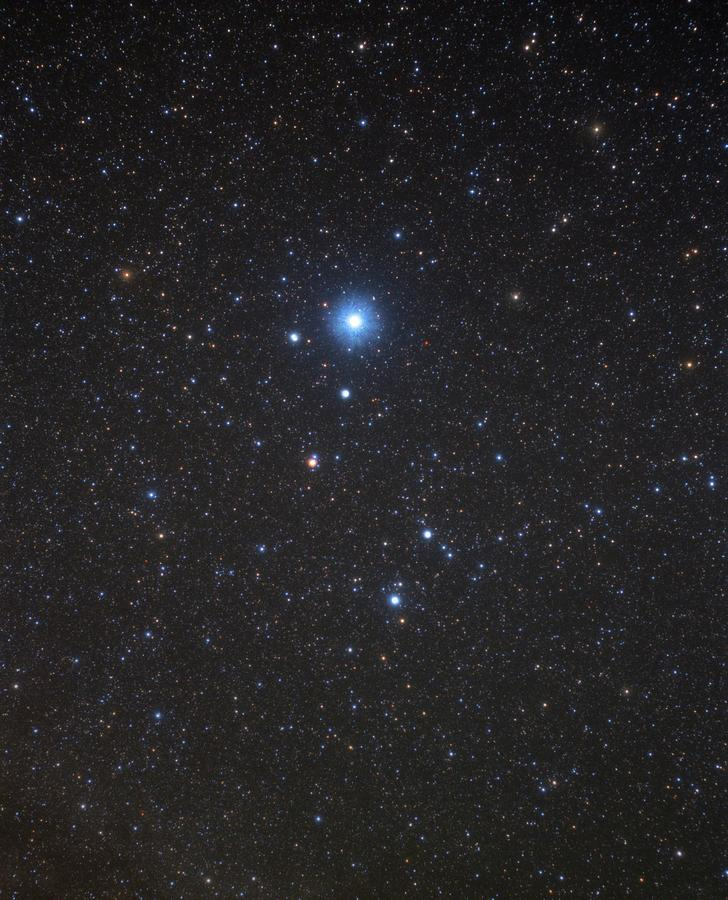
#> input picture test/targets/lyra/img/lyra_haar_test_003.jpg, 728 x 900 px, given in place of lyra_haar_test_003.jpglyra_haar_test_003.jpg, which was not available
$ python alg_1.0.0.py img/lyra_haar_test_003.jpg ../../../constellation-recognition/img/ursa_major_1.jpg
#> lines starting #> are read from the running program, lines starting #| are printed output that depends on the picture; after the words box and inside, x2 and y2 are one past the last pixel; in counts of white or black regions, pixels touching at a corner belong together; pictures that were not available may be replaced by others from this repository, and a replacement may not be noted
import sys
import os
from os import path
import cv2
import numpy as np
import math
from matplotlib import pyplot as plt


# Constants --------------------------------------- START
# USED RGB COLORS
RGB_WHITE = (255, 255, 255)
RGB_BLACK = (0, 0, 0)
RBG_GREEN = (0, 255, 0)

# USED BRIGHTNESS, CONTRAST AND GAMMA VALUES
BRIGHTNESS = 20
CONTRAST = 2.0
GAMMA = 0.2

# USED CONTOUR AREA PRECISSION
MIN_CONTOUR_AREA_PRECISION = 0.18
if(len(sys.argv) > 2):
    MIN_CONTOUR_AREA_PRECISION = sys.argv[2]

# USED MARK SIZE
MARK_SIZE_PERCENTAGE = 0.05
# Constants --------------------------------------- END

# Functions --------------------------------------- START
# GAMMA CORRECTION
def gammaCorrection(img, gamma):
    invGamma = 1 / gamma
    table = [((i / 255) ** invGamma) * 255 for i in range(256)]
    table = np.array(table, np.uint8)
    return cv2.LUT(img, table)
# Functions --------------------------------------- END

if len(sys.argv) < 2:
    print("No path to image set defined! Exiting...")
    exit()

# Algorithm --------------------------------------- START
location = str(sys.argv[1]) #'C:/Users/easmsma/Desktop/Diplomski/constellation-recognition/constellation-recognition/targets/lyra/positive/'
output = location + '/output/'

if not os.path.exists(output) != False:
    print("Creating directory: " + output)
    os.mkdir(output)

counter = 0

for file in os.listdir(location):
    if file.endswith(".jpg"):
        print(file)
        # READ IMAGE (RGB and BW)
        img_rgb = cv2.imread(location + file)
#> img_rgb is the input picture: shape (900, 728, 3); mean B, G, R 36.9, 35.1, 35.9

        # CONTRAST, BRIGHTNESS AND GAMMA CORRECTIONS
        adjusted = cv2.convertScaleAbs(img_rgb, alpha=CONTRAST, beta=BRIGHTNESS)
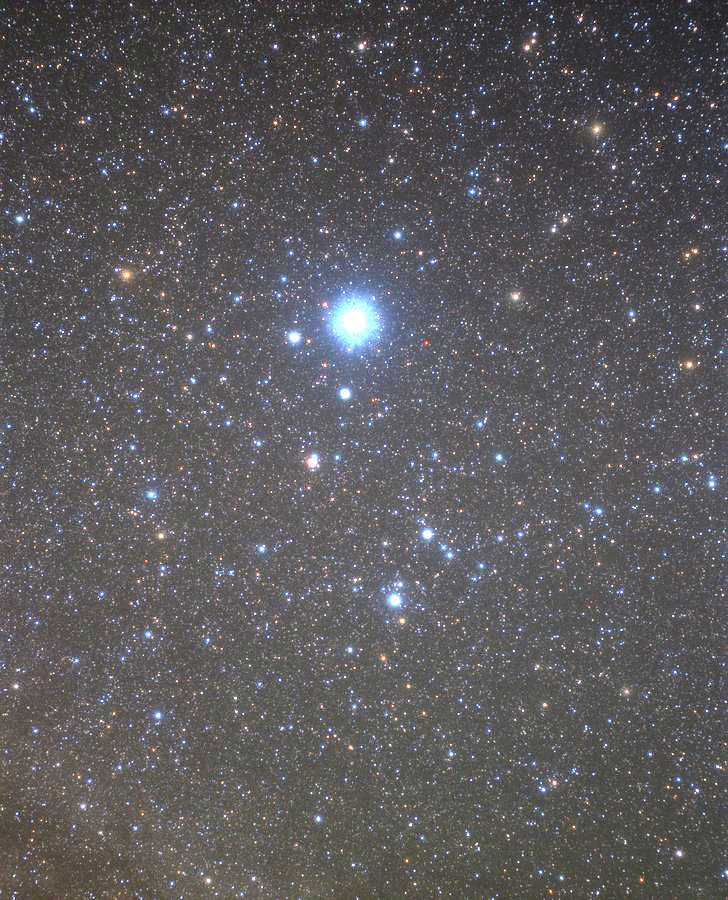
#> adjusted: shape (900, 728, 3); mean B, G, R 92.7, 89.6, 91.4
        adjusted = gammaCorrection(adjusted, GAMMA)
#> in gammaCorrection, `return cv2.LUT(img, table)`:
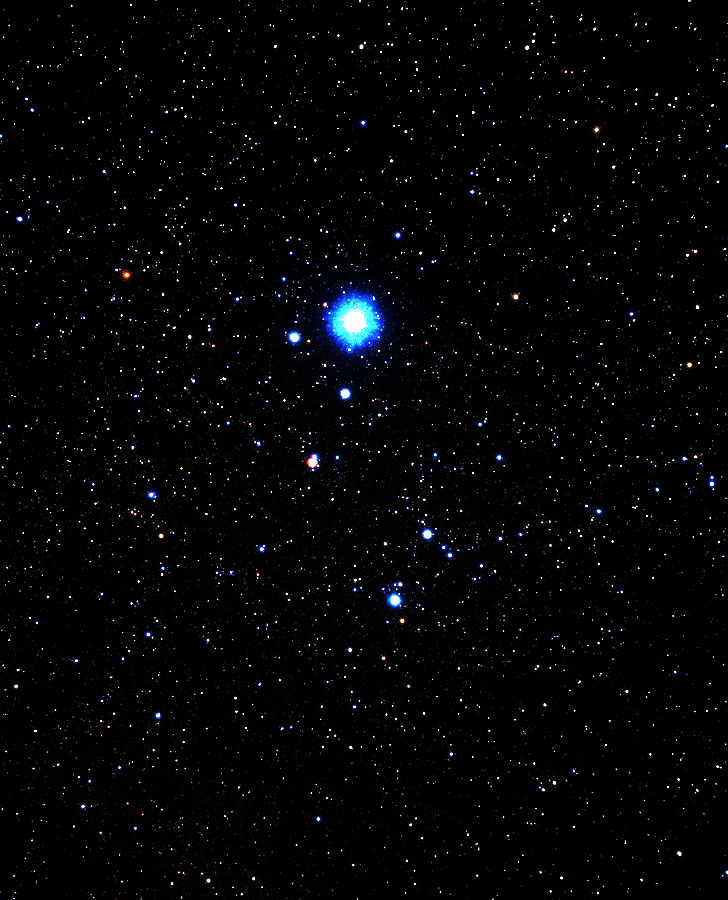
#> returned value: shape (900, 728, 3); mean of channels 0, 1, 2 6.2, 4.7, 4.6; drawn as B, G, R

        # DENOISING
        adjusted = cv2.fastNlMeansDenoisingColored(adjusted, None, 5, 5, 2, 2)

        #ksize = (1, 1)
        #blr_img = cv2.blur(adjusted, ksize)

        # CONVERT IMAGE TO BW
        img_bw = cv2.cvtColor(adjusted, cv2.COLOR_BGR2GRAY)

        #plt.imshow(img_bw, 'gray')
        #plt.title('stars')
        #plt.show()

        # RESIZE IMAGE
        rows, cols = img_bw.shape
#> rows = 900; cols = 728
        new_cols = int((1000 * cols) / rows)
#> new_cols = 808
        dimensions = (new_cols, 1000)
#> dimensions = (808, 1000)
        img_bw_resized = cv2.resize(img_bw, dimensions)
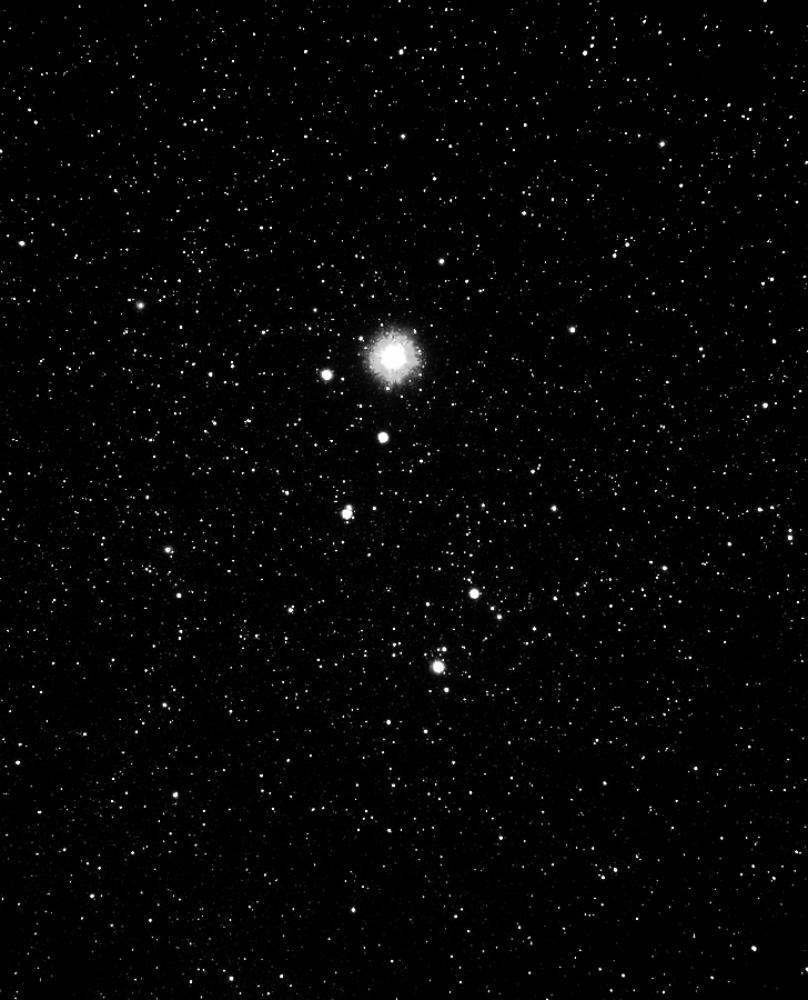
#> img_bw_resized: shape (1000, 808); min 0, max 254, mean 4.4
        img_rgb_resized = cv2.resize(img_rgb, dimensions)

        # CREATE THRASHOLDS (STARS)
        thresholds = cv2.threshold(img_bw_resized, 180, 255, cv2.THRESH_BINARY|cv2.THRESH_OTSU)[1]
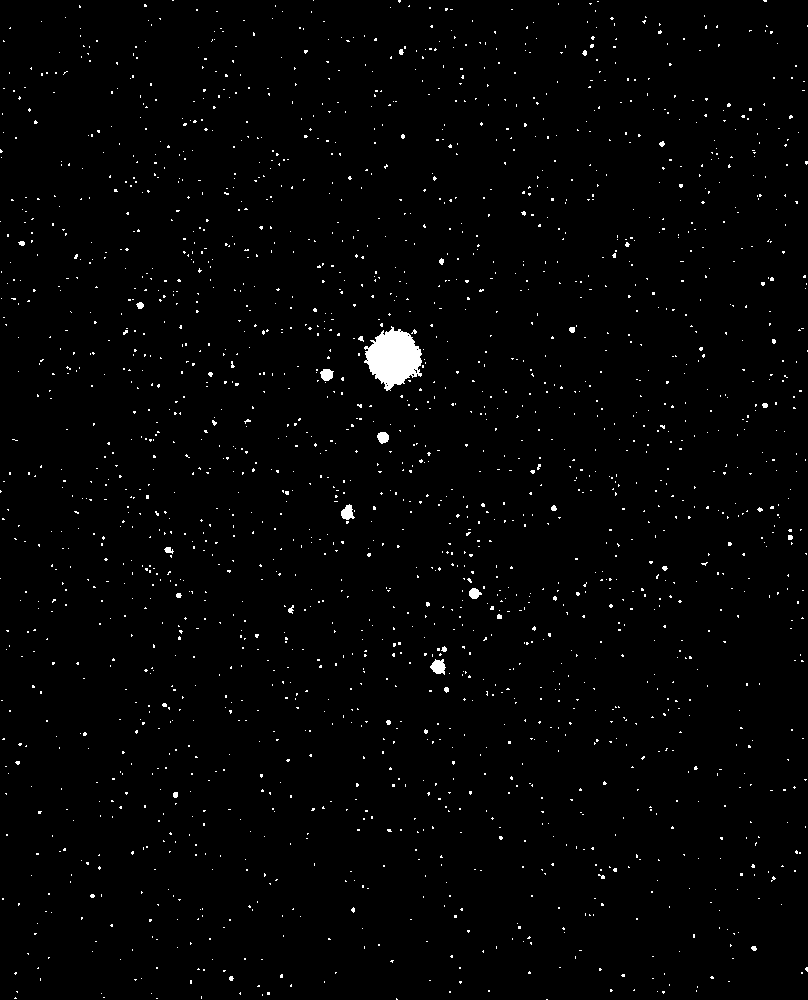
#> thresholds: shape (1000, 808); 1.4% white; 2103 white regions (2076 under 20 px)

        # FIND CONTURES (STARS)
        contours = cv2.findContours(thresholds, cv2.RETR_LIST, cv2.CHAIN_APPROX_SIMPLE)[-2]
#> contours = 2112 contours, 2103 with area under 20; largest, box (x1, y1, x2, y2) and area: (364, 326, 422, 391) 2288, (430, 659, 446, 675) 145, (341, 504, 355, 520) 121, (320, 369, 334, 381) 105, (377, 432, 389, 444) 92

        # FIND THE GREATEST CONTOUR AREA
        contours_areas = []
        for contour in contours:
            contours_areas.append(cv2.contourArea(contour))
#> this loop made 2112 passes
#> contour on passes 1 to 3: [[546, 999], [547, 999]], [[396, 998], [396, 999], [397, 999]], [[156, 998], [157, 998]]
#> after the loop, contours_areas = 2112 values, max 2287.5 at index 1393, min 0 at index 0, mean 2.6

        # DEFINE MIN-MAX CONTOUR AREA
        contours_areas.sort(reverse = True)
        max_contour_area = contours_areas[0]
#> max_contour_area = 2287.5
#> (the run stopped early here; a loop or call above may not have finished)
